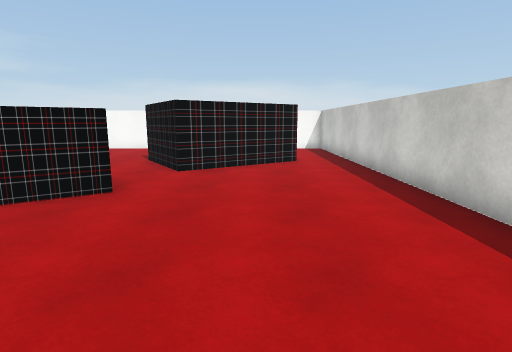
view 1 (above)

16 first-person views from a walk through a Unity game level. The camera is 1.4 m above the floor, tilts 10° down and sees 80° across. The floor is counted in squares, 1 m on a side. Each view is taken from the middle of a square. On the plan, view 1 faces up. The plan holds only what a view shows up to about 14 squares ahead; the rest is blank. The player character is not drawn. Some surface patterns are stand-ins.

view 2
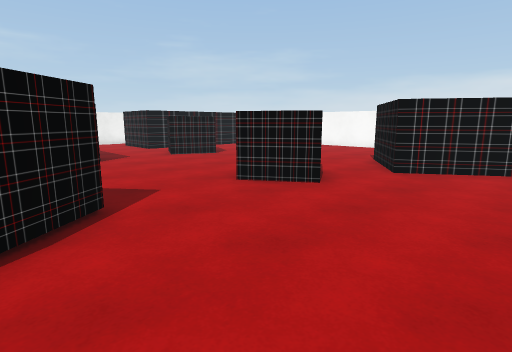

view 3
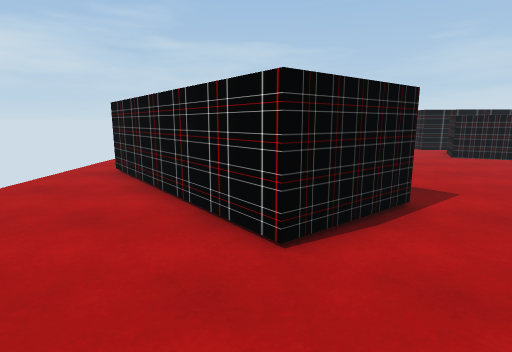

view 4
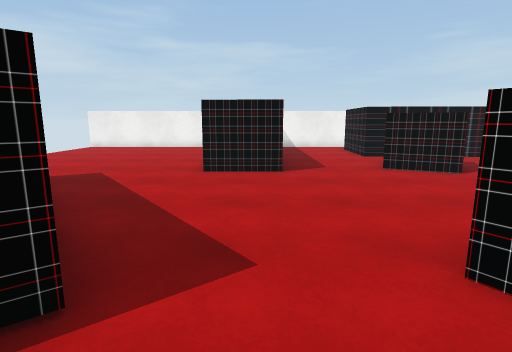

view 5
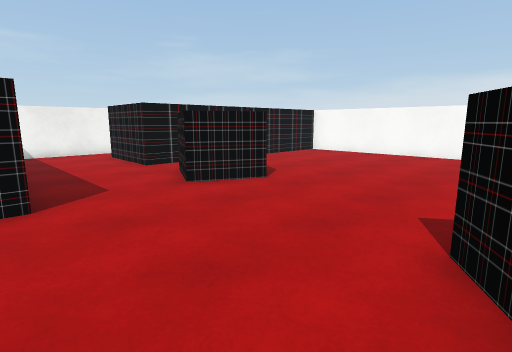

view 6
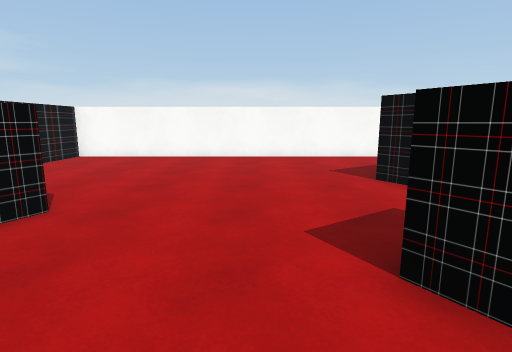

view 7
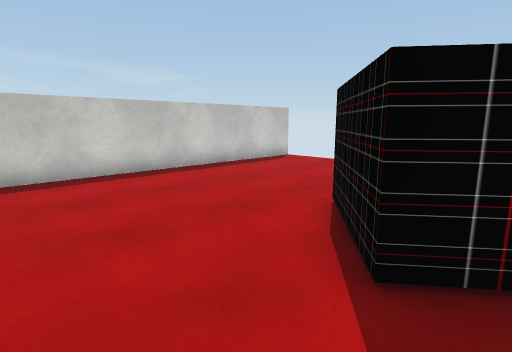

view 8
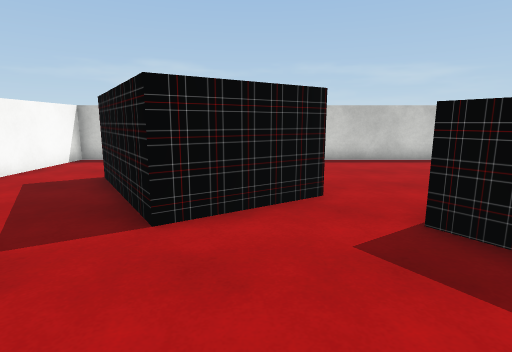

view 9
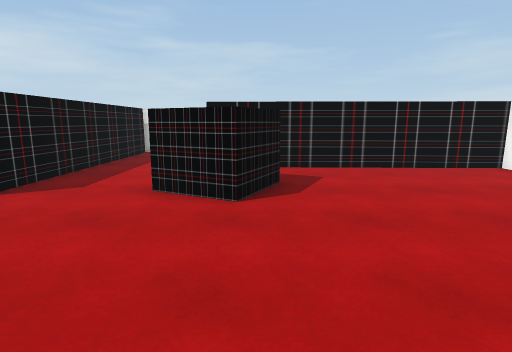

view 10
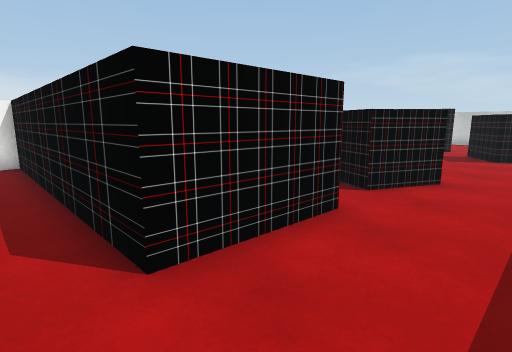

view 11
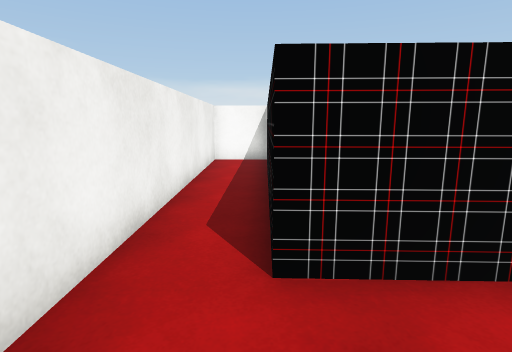

view 12
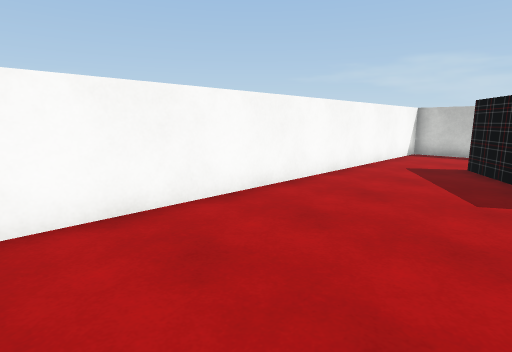

view 13
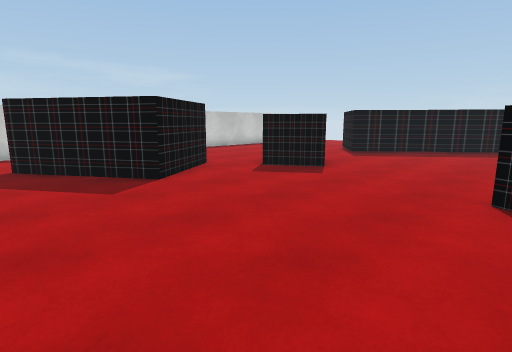

view 14
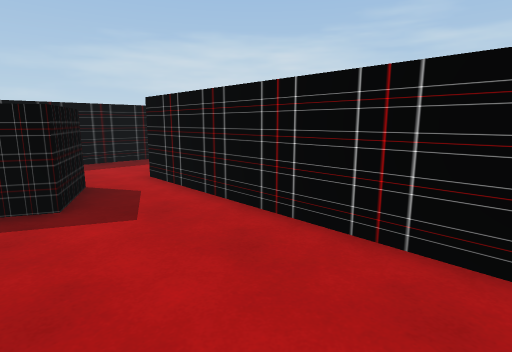

view 15
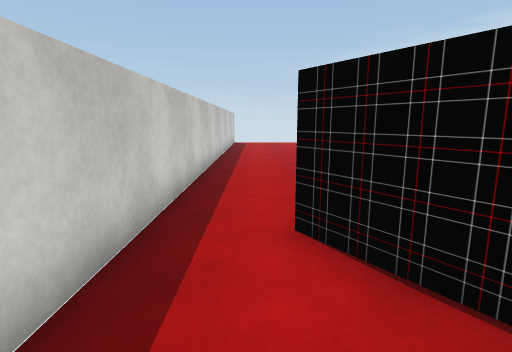

view 16
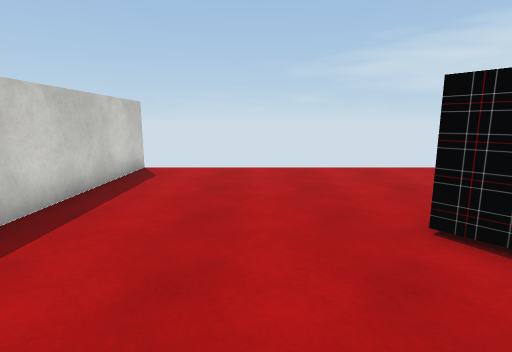

### Floor plan
Points are (right, up) in squares from view 1. A wall is a line through its corners. A room is listed if a view was taken in it or the views show most of it. See-through windows are left out.
Room 1 (views 1, 2, 3, 4, 5, 6, 7, 8, 9, 10, 11, 12, 13, 14, 15, 16)
walls: (-10.7, 3.8) (-10.7, 1.4); (0.2, 13.2) (1.5, 11.2) (-2.2, 8.7) (-4, 11.4) (-0.3, 13.9); (-9.1, -2.3) (-4, 1.6) (-2.2, -0.7) (-7.9, -5.1); (-19.2, 3.8) (-11.1, 3.8); (-19.6, 7.4) (-19.6, 4.9); (3.5, -6.6) (3.5, 16.6) (-14.3, 16.6) (-14.6, 7.5) (-17.8, 7.6)
ways out: opening at (-19, 8) to room 2; opening at (-9.3, 0); opening at (-7, -6)
objects: other object (-13, 7) to (-10, 9); other object (-5, 5) to (-3, 8)
Room 2 (no view inside)
walls: (-17.8, 7.6) (-17.6, 16.6) (-19.6, 16.6) (-19.6, 7.4)
ways out: opening at (-19, 8) to room 1

Positions as (right, up) in squares from view 1, and headings:
1: (0, 0), facing up
2: (1, 0), facing up-left
3: (1, -1), facing left
4: (-2, 3), facing left
5: (-5, 3), facing up-left
6: (-7, 4), facing up
7: (-5, 4), facing down-right
8: (-8, 10), facing right
9: (-5, 9), facing left
10: (-19, 5), facing up-right
11: (-18, 5), facing up
12: (-11, 12), facing up-right
13: (-11, 15), facing down-right
14: (-11, 15), facing down-left
15: (2, 15), facing down
16: (0, 3), facing down
